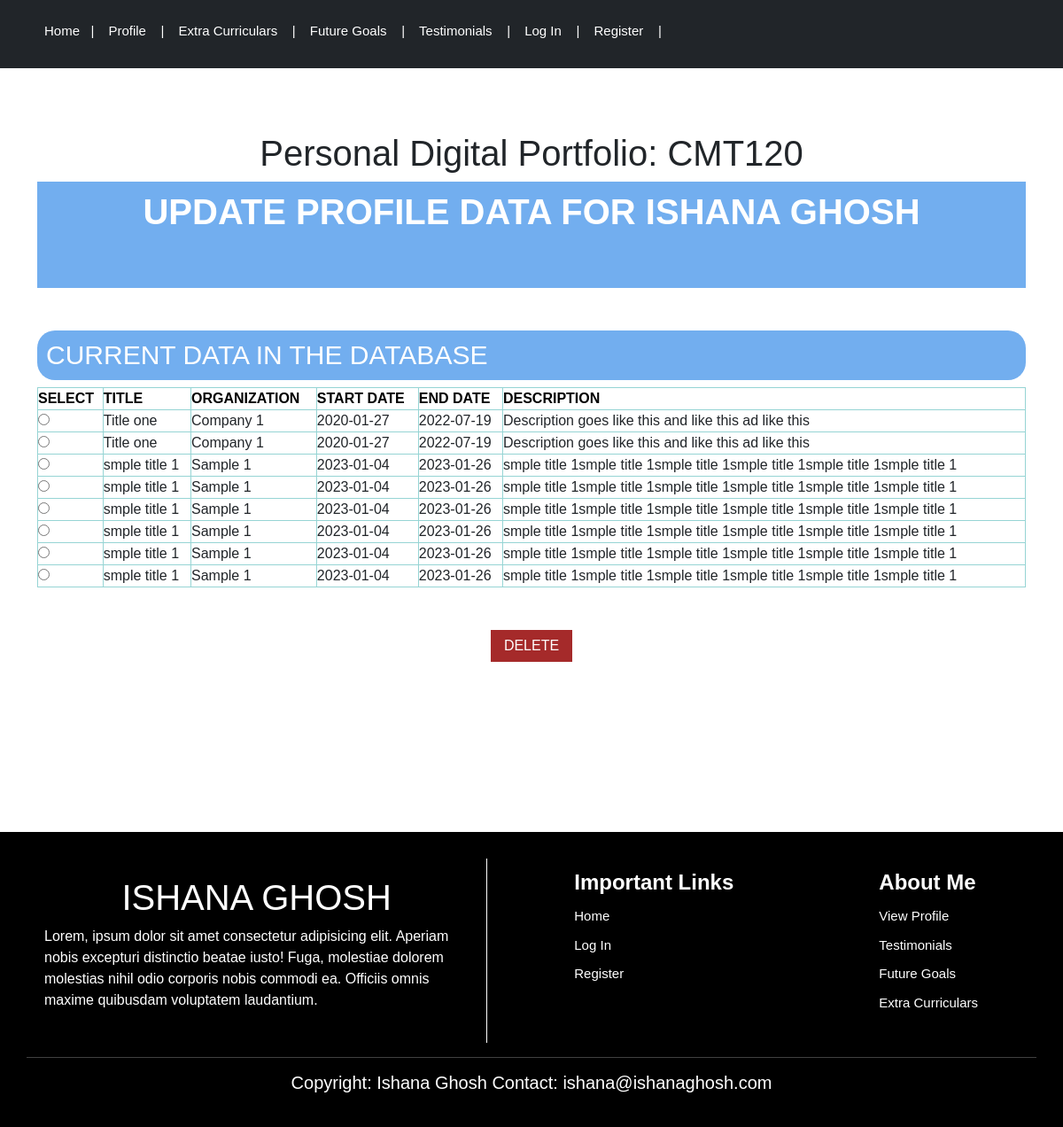
The app's page /editdetails with its own data.
### myprofile/models.py (models this page shows, shortened)
class Details(db.Model):
    __tablename__ = 'details'
    id = db.Column(db.Integer,primary_key=True)
    org = db.Column(db.Text, nullable=False)
    startdate = db.Column(db.Date) #,nullable=False,default=datetime.utcnow)
    enddate = db.Column(db.Date) #, nullable=False, default=datetime.utcnow)
    title = db.Column(db.String(140),nullable=False)
    description = db.Column(db.Text,nullable=False)
    info_type = db.Column(db.Text)  #NOT This 1 - for Education, 2 for Expertise 3 for Projects 4 Others
    '''
    def __repr__(self):
        return f"Post ID: {self.id} -- Date: {self.date} --- {self.title}"
    '''

### myprofile/details/views.py (the view, shortened to what this page needs)
@details.route('/editdetails', methods=['GET', 'POST'])
def editdetails():
    details = Details.query.all()
    return render_template("editdetails.html",details=details)

### myprofile/templates/editdetails.html (shortened to what this page needs)
{% extends "base.html" %}
{% block content %}
    <header>
        <h1 class="resume_title">
            <b>UPDATE PROFILE DATA FOR ISHANA GHOSH</b>
        </h1>
        <br>
    </header>
    <br><br>
    <div class="skills" style="width: 100%;">
        <div class="exp" style="width: 100%;">
            <h2 class="skill_title">
                CURRENT DATA IN THE DATABASE
            </h2>
            <form method="POST" action="/editdetails">
                <table  style="width:100%">
                    <tr class="table-primary">
                        <td> <b>SELECT</b></td>
                        <td> <b>TITLE</b></td>
                        <td> <b>ORGANIZATION</b></td>
                        <td> <b>START DATE</b></td>
                        <td> <b>END DATE</b></td>
                        <td> <b>DESCRIPTION</b></td>
                    </tr>
                    {% for details in details %}
                    <tr>
                        <td> <input value="{{details.id}}" id="type_radio_{{details.id}}" name="type_radio" type="radio" /></td>
                        <td> {{details.title}}</td>
                        <td>{{details.org}}</td>
                        <td>{{details.startdate}}</td>
                        <td>{{details.enddate}}</td>
                        <td>{{details.description}}</td>
                    </tr>
                    {% endfor %}
                </table>
                <div class="text-center mt-5">
                    <input style="background-color: brown; padding: 6px 15px; border:none; color:#fff;" type="submit" name="deletebtn" value="DELETE">
                </div>
            </form>
        </div>
    </div>
<br><br><br><br><br>
{% endblock content %}

### myprofile/static/profile.css (style rules this page uses)
* { padding: 0; margin: 0; font-family: 'Poppins', sans-serif; }
header { background-color: rgb(114, 174, 239); color: white; height: 120px; padding: 10px; }
.resume_title { text-align: center; }
.skills { display: flex; justify-content: space-around; }
.skill_title { background-color: rgb(114, 174, 239); color: white; border-radius: 20px; padding: 10px; font-size: 30px; }
h1 { text-align: center; }
table, th, td { border: 1px solid blue; border-radius: 10px; border-style: ridge; }
th, td { border-color: #96D4D4; }

### records on screen
Details: title "Title one", org "Company 1", startdate "2020-01-27", enddate "2022-07-19", description "Description goes like this and like this ad like this"
Details: title "Title one", org "Company 1", startdate "2020-01-27", enddate "2022-07-19", description "Description goes like this and like this ad like this"
Details: title "smple title 1", org "Sample 1", startdate "2023-01-04", enddate "2023-01-26", description "smple title 1smple title 1smple title 1smple title 1smple title 1smple title 1"
Details: title "smple title 1", org "Sample 1", startdate "2023-01-04", enddate "2023-01-26", description "smple title 1smple title 1smple title 1smple title 1smple title 1smple title 1"
Details: title "smple title 1", org "Sample 1", startdate "2023-01-04", enddate "2023-01-26", description "smple title 1smple title 1smple title 1smple title 1smple title 1smple title 1"
Details: title "smple title 1", org "Sample 1", startdate "2023-01-04", enddate "2023-01-26", description "smple title 1smple title 1smple title 1smple title 1smple title 1smple title 1"
Details: title "smple title 1", org "Sample 1", startdate "2023-01-04", enddate "2023-01-26", description "smple title 1smple title 1smple title 1smple title 1smple title 1smple title 1"
Details: title "smple title 1", org "Sample 1", startdate "2023-01-04", enddate "2023-01-26", description "smple title 1smple title 1smple title 1smple title 1smple title 1smple title 1"
